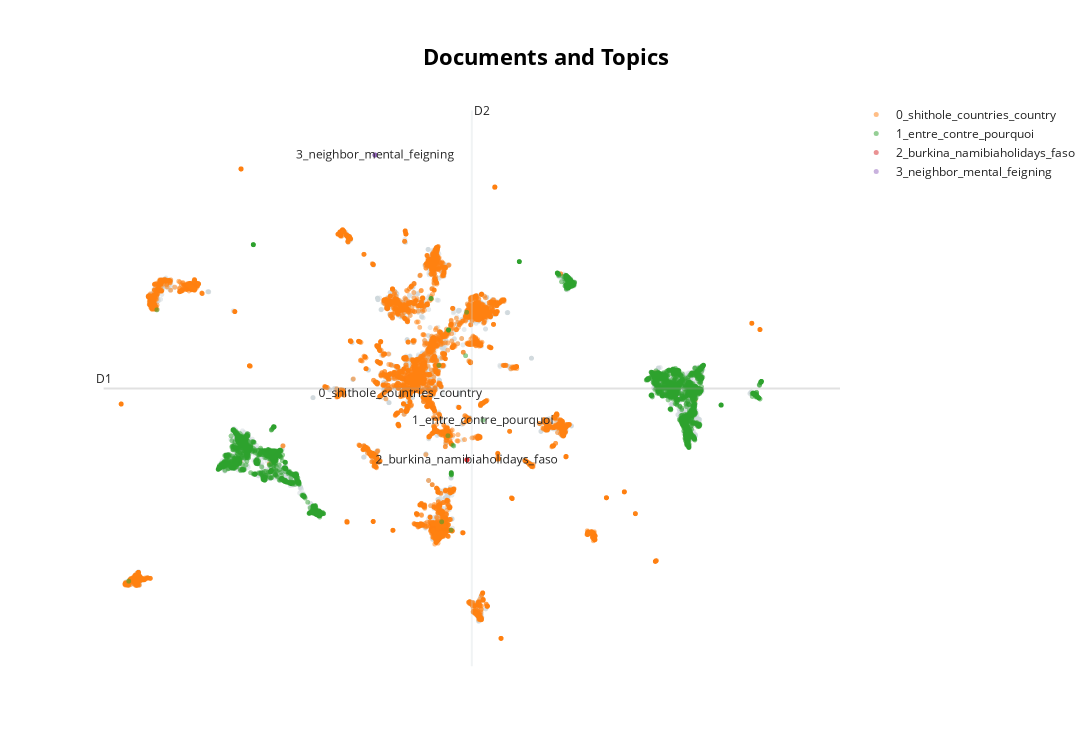

Notebook source saved alongside this figure:
### Code cell
topic_model.visualize_documents(cleaned_tweets)

### Figure 1 — Plotly figure (JSON) as saved in the notebook; plotly's stock layout.template omitted (floating-point values rounded to 4 significant figures; data arrays with more than 128 entries replaced by an {"elided": "..."} marker saying what was removed)
{"data": [{"hoverinfo": "text", "hovertext": {"elided": "5660 str values"}, "marker": {"color": "#CFD8DC", "opacity": 0.5, "size": 5}, "mode": "markers+text", "name": "other", "showlegend": false, "type": "scattergl", "x": {"elided": "5660 float values"}, "y": {"elided": "5660 float values"}}, {"hoverinfo": "text", "hovertext": {"elided": "8371 str values"}, "marker": {"opacity": 0.5, "size": 5}, "mode": "markers+text", "name": "0_shithole_countries_country", "text": {"elided": "8371 str values"}, "textfont": {"size": 12}, "type": "scattergl", "x": {"elided": "8371 float values"}, "y": {"elided": "8371 float values"}}, {"hoverinfo": "text", "hovertext": {"elided": "4615 str values"}, "marker": {"opacity": 0.5, "size": 5}, "mode": "markers+text", "name": "1_entre_contre_pourquoi", "text": {"elided": "4615 str values"}, "textfont": {"size": 12}, "type": "scattergl", "x": {"elided": "4615 float values"}, "y": {"elided": "4615 float values"}}, {"hoverinfo": "text", "hovertext": ["naankuse volunteerafrica wildlife conservation fridays animals chac…", "24 hours swakopmund namibia travel africa ttot", "wildebeest migration mara crossing safari travel africa ttot", "backpacking travel guide burkina faso africa ttot", "namibiaholidays travel guide tips reviews africa tourism frizemedia via", "backpacking travel guide burkina faso africa ttot", "naankuse volunteerafrica wildlife conservation fridays animals chac", "wildebeest migration mara crossing safari travel africa ttot", "namibiaholidays travel guide tips reviews africa tourism frizemedia via", "24 hours swakopmund namibia travel africa ttot", null], "marker": {"opacity": 0.5, "size": 5}, "mode": "markers+text", "name": "2_burkina_namibiaholidays_faso", "text": ["", "", "", "", "", "", "", "", "", "", "2_burkina_namibiaholidays_faso"], "textfont": {"size": 12}, "type": "scattergl", "x": [10.47, 10.48, 10.47, 10.48, 10.48, 10.48, 10.48, 10.47, 10.48, 10.48, 10.48], "y": [-0.4229, -0.4231, -0.4268, -0.4244, -0.4243, -0.4244, -0.4243, -0.4269, -0.4244, -0.4243, -0.4246]}, {"hoverinfo": "text", "hovertext": ["suspicion upstairs old chinaman neighbor feigning mental illness since 3 years ago slamming g", "suspicion upstairs old chinaman neighbor feigning mental illness since 3 years ago slamming ga", "suspicion upstairs old chinaman neighbor feigning mental illness since 3 years ago slamming gate going", "suspicion upstairs chinaman neighbor feigning mental illness since 3 years agoslamming g", "suspicion upstairs old chinaman neighbor feigning mental illness since 3 years ago slamming ga\\u2026", "suspicion upstairs old chinaman neighbor feigning mental illness since 3 years ago slamming g\\u2026", "suspicion upstairs old chinaman neighbor feigning mental illness since 3 years ago slamming gate going\\u2026", "suspicion upstairs chinaman neighbor feigning mental illness since 3 years agoslamming g\\u2026", null], "marker": {"opacity": 0.5, "size": 5}, "mode": "markers+text", "name": "3_neighbor_mental_feigning", "text": ["", "", "", "", "", "", "", "", "3_neighbor_mental_feigning"], "textfont": {"size": 12}, "type": "scattergl", "x": [6.267, 6.267, 6.266, 6.267, 6.267, 6.267, 6.266, 6.266, 6.267], "y": [16.14, 16.14, 16.14, 16.14, 16.14, 16.14, 16.14, 16.14, 16.14]}], "layout": {"annotations": [{"showarrow": false, "text": "D1", "x": -6.154, "y": 3.454, "yshift": 10}, {"showarrow": false, "text": "D2", "x": 10.7, "xshift": 10, "y": 18.56}], "height": 750, "shapes": [{"line": {"color": "#CFD8DC", "width": 2}, "type": "line", "x0": 10.7, "x1": 10.7, "y0": -11.65, "y1": 18.56}, {"line": {"color": "#9E9E9E", "width": 2}, "type": "line", "x0": -6.154, "x1": 27.55, "y0": 3.454, "y1": 3.454}], "title": {"font": {"color": "Black", "size": 22}, "text": "<b>Documents and Topics</b>", "x": 0.5, "xanchor": "center", "yanchor": "top"}, "width": 1200, "xaxis": {"visible": false}, "yaxis": {"visible": false}}}
